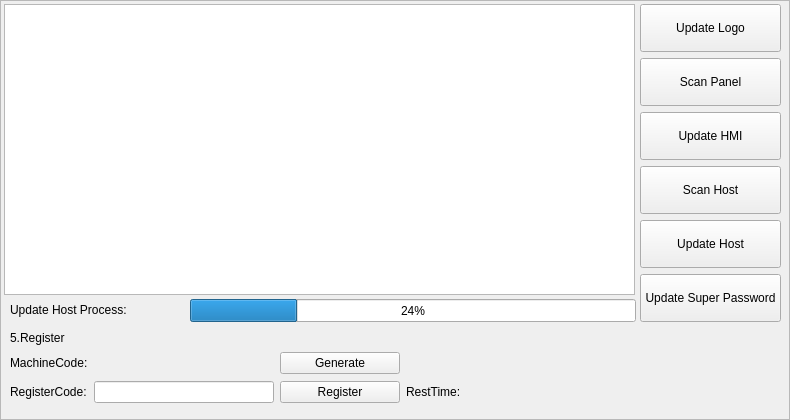
<?xml version="1.0" encoding="UTF-8"?>
<ui version="4.0">
 <class>ICUpdateSystemPage</class>
 <widget class="QFrame" name="ICUpdateSystemPage">
  <property name="geometry">
   <rect>
    <x>0</x>
    <y>0</y>
    <width>790</width>
    <height>420</height>
   </rect>
  </property>
  <property name="sizePolicy">
   <sizepolicy hsizetype="Maximum" vsizetype="Maximum">
    <horstretch>0</horstretch>
    <verstretch>0</verstretch>
   </sizepolicy>
  </property>
  <property name="windowTitle">
   <string>Frame</string>
  </property>
  <property name="styleSheet">
   <string notr="true">QMessageBox QAbstractButton
{
    min-width: 90px;
	min-height:30px;
}
</string>
  </property>
  <property name="frameShape">
   <enum>QFrame::StyledPanel</enum>
  </property>
  <property name="frameShadow">
   <enum>QFrame::Raised</enum>
  </property>
  <widget class="QWidget" name="registerContainer" native="true">
   <property name="geometry">
    <rect>
     <x>10</x>
     <y>328</y>
     <width>771</width>
     <height>81</height>
    </rect>
   </property>
   <layout class="QGridLayout" name="gridLayout_2">
    <property name="leftMargin">
     <number>0</number>
    </property>
    <property name="topMargin">
     <number>0</number>
    </property>
    <property name="rightMargin">
     <number>0</number>
    </property>
    <property name="bottomMargin">
     <number>0</number>
    </property>
    <property name="verticalSpacing">
     <number>4</number>
    </property>
    <item row="1" column="0">
     <widget class="QLabel" name="label_4">
      <property name="sizePolicy">
       <sizepolicy hsizetype="Fixed" vsizetype="Fixed">
        <horstretch>0</horstretch>
        <verstretch>0</verstretch>
       </sizepolicy>
      </property>
      <property name="text">
       <string>MachineCode:</string>
      </property>
     </widget>
    </item>
    <item row="2" column="4">
     <widget class="QLabel" name="restTime">
      <property name="sizePolicy">
       <sizepolicy hsizetype="Preferred" vsizetype="Fixed">
        <horstretch>0</horstretch>
        <verstretch>0</verstretch>
       </sizepolicy>
      </property>
      <property name="text">
       <string/>
      </property>
     </widget>
    </item>
    <item row="0" column="0">
     <widget class="QLabel" name="label_6">
      <property name="sizePolicy">
       <sizepolicy hsizetype="Fixed" vsizetype="Fixed">
        <horstretch>0</horstretch>
        <verstretch>0</verstretch>
       </sizepolicy>
      </property>
      <property name="text">
       <string>5.Register</string>
      </property>
     </widget>
    </item>
    <item row="2" column="3">
     <widget class="QLabel" name="label_3">
      <property name="sizePolicy">
       <sizepolicy hsizetype="Fixed" vsizetype="Fixed">
        <horstretch>0</horstretch>
        <verstretch>0</verstretch>
       </sizepolicy>
      </property>
      <property name="minimumSize">
       <size>
        <width>29</width>
        <height>0</height>
       </size>
      </property>
      <property name="maximumSize">
       <size>
        <width>84</width>
        <height>16777215</height>
       </size>
      </property>
      <property name="layoutDirection">
       <enum>Qt::RightToLeft</enum>
      </property>
      <property name="text">
       <string>RestTime:</string>
      </property>
     </widget>
    </item>
    <item row="2" column="1">
     <widget class="ICLineEditWithVirtualNumericKeypad" name="registerCode">
      <property name="sizePolicy">
       <sizepolicy hsizetype="Fixed" vsizetype="Fixed">
        <horstretch>0</horstretch>
        <verstretch>0</verstretch>
       </sizepolicy>
      </property>
      <property name="minimumSize">
       <size>
        <width>180</width>
        <height>0</height>
       </size>
      </property>
      <property name="maximumSize">
       <size>
        <width>180</width>
        <height>180</height>
       </size>
      </property>
     </widget>
    </item>
    <item row="2" column="0">
     <widget class="QLabel" name="label_5">
      <property name="sizePolicy">
       <sizepolicy hsizetype="Fixed" vsizetype="Fixed">
        <horstretch>0</horstretch>
        <verstretch>0</verstretch>
       </sizepolicy>
      </property>
      <property name="text">
       <string>RegisterCode:</string>
      </property>
     </widget>
    </item>
    <item row="2" column="2">
     <widget class="QPushButton" name="registerBtn">
      <property name="sizePolicy">
       <sizepolicy hsizetype="Fixed" vsizetype="Fixed">
        <horstretch>0</horstretch>
        <verstretch>0</verstretch>
       </sizepolicy>
      </property>
      <property name="minimumSize">
       <size>
        <width>120</width>
        <height>0</height>
       </size>
      </property>
      <property name="maximumSize">
       <size>
        <width>84</width>
        <height>16777215</height>
       </size>
      </property>
      <property name="text">
       <string>Register</string>
      </property>
     </widget>
    </item>
    <item row="0" column="1">
     <widget class="QLabel" name="tipLabel">
      <property name="text">
       <string/>
      </property>
     </widget>
    </item>
    <item row="1" column="1">
     <widget class="QLabel" name="machineCode">
      <property name="text">
       <string/>
      </property>
     </widget>
    </item>
    <item row="1" column="2" colspan="3">
     <widget class="QPushButton" name="generateBtn">
      <property name="maximumSize">
       <size>
        <width>120</width>
        <height>16777215</height>
       </size>
      </property>
      <property name="text">
       <string>Generate</string>
      </property>
     </widget>
    </item>
   </layout>
  </widget>
  <widget class="ICTableView" name="packetTable">
   <property name="geometry">
    <rect>
     <x>4</x>
     <y>4</y>
     <width>631</width>
     <height>291</height>
    </rect>
   </property>
   <property name="selectionBehavior">
    <enum>QAbstractItemView::SelectRows</enum>
   </property>
   <attribute name="horizontalHeaderStretchLastSection">
    <bool>true</bool>
   </attribute>
  </widget>
  <widget class="QWidget" name="widget" native="true">
   <property name="geometry">
    <rect>
     <x>640</x>
     <y>4</y>
     <width>141</width>
     <height>320</height>
    </rect>
   </property>
   <layout class="QVBoxLayout" name="verticalLayout">
    <item>
     <widget class="QToolButton" name="updateLogoButton">
      <property name="sizePolicy">
       <sizepolicy hsizetype="Preferred" vsizetype="Fixed">
        <horstretch>0</horstretch>
        <verstretch>0</verstretch>
       </sizepolicy>
      </property>
      <property name="minimumSize">
       <size>
        <width>90</width>
        <height>48</height>
       </size>
      </property>
      <property name="text">
       <string>Update Logo</string>
      </property>
     </widget>
    </item>
    <item>
     <widget class="QToolButton" name="scanPanel">
      <property name="sizePolicy">
       <sizepolicy hsizetype="Preferred" vsizetype="Fixed">
        <horstretch>0</horstretch>
        <verstretch>0</verstretch>
       </sizepolicy>
      </property>
      <property name="minimumSize">
       <size>
        <width>80</width>
        <height>48</height>
       </size>
      </property>
      <property name="text">
       <string>Scan Panel</string>
      </property>
     </widget>
    </item>
    <item>
     <widget class="QToolButton" name="updateToolButton">
      <property name="enabled">
       <bool>true</bool>
      </property>
      <property name="sizePolicy">
       <sizepolicy hsizetype="Preferred" vsizetype="Fixed">
        <horstretch>0</horstretch>
        <verstretch>0</verstretch>
       </sizepolicy>
      </property>
      <property name="minimumSize">
       <size>
        <width>80</width>
        <height>48</height>
       </size>
      </property>
      <property name="text">
       <string>Update HMI</string>
      </property>
     </widget>
    </item>
    <item>
     <widget class="QToolButton" name="scanHost">
      <property name="sizePolicy">
       <sizepolicy hsizetype="Preferred" vsizetype="Fixed">
        <horstretch>0</horstretch>
        <verstretch>0</verstretch>
       </sizepolicy>
      </property>
      <property name="minimumSize">
       <size>
        <width>80</width>
        <height>48</height>
       </size>
      </property>
      <property name="text">
       <string>Scan Host</string>
      </property>
     </widget>
    </item>
    <item>
     <widget class="QToolButton" name="connectHostButton">
      <property name="enabled">
       <bool>true</bool>
      </property>
      <property name="sizePolicy">
       <sizepolicy hsizetype="Preferred" vsizetype="Fixed">
        <horstretch>0</horstretch>
        <verstretch>0</verstretch>
       </sizepolicy>
      </property>
      <property name="minimumSize">
       <size>
        <width>80</width>
        <height>48</height>
       </size>
      </property>
      <property name="text">
       <string>Update Host</string>
      </property>
     </widget>
    </item>
    <item>
     <widget class="QToolButton" name="updatePasswardButton">
      <property name="sizePolicy">
       <sizepolicy hsizetype="Preferred" vsizetype="Fixed">
        <horstretch>0</horstretch>
        <verstretch>0</verstretch>
       </sizepolicy>
      </property>
      <property name="minimumSize">
       <size>
        <width>80</width>
        <height>48</height>
       </size>
      </property>
      <property name="text">
       <string>Update Super Password</string>
      </property>
     </widget>
    </item>
   </layout>
  </widget>
  <widget class="QLabel" name="label">
   <property name="geometry">
    <rect>
     <x>10</x>
     <y>300</y>
     <width>129</width>
     <height>20</height>
    </rect>
   </property>
   <property name="text">
    <string>Update Host Process:</string>
   </property>
  </widget>
  <widget class="QProgressBar" name="copyFilesProgressBar">
   <property name="geometry">
    <rect>
     <x>190</x>
     <y>299</y>
     <width>446</width>
     <height>23</height>
    </rect>
   </property>
   <property name="value">
    <number>24</number>
   </property>
  </widget>
  <widget class="QLabel" name="statusLabel">
   <property name="geometry">
    <rect>
     <x>148</x>
     <y>300</y>
     <width>31</width>
     <height>20</height>
    </rect>
   </property>
   <property name="text">
    <string/>
   </property>
  </widget>
 </widget>
 <customwidgets>
  <customwidget>
   <class>ICLineEditWithVirtualNumericKeypad</class>
   <extends>QLineEdit</extends>
   <header>iclineeditwithvirtualnumerickeypad.h</header>
  </customwidget>
  <customwidget>
   <class>ICTableView</class>
   <extends>QTableView</extends>
   <header>ictableview.h</header>
  </customwidget>
 </customwidgets>
 <resources/>
 <connections/>
</ui>
